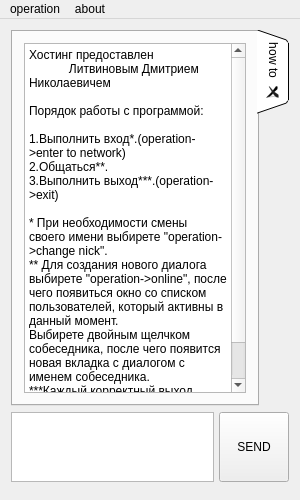
<?xml version="1.0" encoding="UTF-8"?>
<ui version="4.0">
 <class>MainWindow</class>
 <widget class="QMainWindow" name="MainWindow">
  <property name="geometry">
   <rect>
    <x>0</x>
    <y>0</y>
    <width>300</width>
    <height>500</height>
   </rect>
  </property>
  <property name="maximumSize">
   <size>
    <width>300</width>
    <height>500</height>
   </size>
  </property>
  <property name="windowTitle">
   <string>QuickMsg - &lt;Cnonim&gt;</string>
  </property>
  <widget class="QWidget" name="centralWidget">
   <layout class="QVBoxLayout" name="verticalLayout_2">
    <item>
     <widget class="QTabWidget" name="tabWidget">
      <property name="minimumSize">
       <size>
        <width>200</width>
        <height>350</height>
       </size>
      </property>
      <property name="focusPolicy">
       <enum>Qt::TabFocus</enum>
      </property>
      <property name="tabPosition">
       <enum>QTabWidget::East</enum>
      </property>
      <property name="tabShape">
       <enum>QTabWidget::Triangular</enum>
      </property>
      <property name="currentIndex">
       <number>0</number>
      </property>
      <property name="elideMode">
       <enum>Qt::ElideNone</enum>
      </property>
      <property name="usesScrollButtons">
       <bool>true</bool>
      </property>
      <property name="documentMode">
       <bool>false</bool>
      </property>
      <property name="tabsClosable">
       <bool>true</bool>
      </property>
      <property name="movable">
       <bool>false</bool>
      </property>
      <widget class="QWidget" name="tab">
       <attribute name="title">
        <string>how to</string>
       </attribute>
       <layout class="QVBoxLayout" name="verticalLayout">
        <item>
         <widget class="QPlainTextEdit" name="plainTextEdit_2">
          <property name="readOnly">
           <bool>true</bool>
          </property>
          <property name="plainText">
           <string>Хостинг предоставлен 
            Литвиновым Дмитрием Николаевичем

Порядок работы с программой:

1.Выполнить вход*.(operation-&gt;enter to network)
2.Общаться**.
3.Выполнить выход***.(operation-&gt;exit)

* При необходимости смены своего имени выбирете &quot;operation-&gt;change nick&quot;.
** Для создания нового диалога выбирете &quot;operation-&gt;online&quot;, после чего появиться окно со списком пользователей, который активны в данный момент.
Выбирете двойным щелчком собеседника, после чего появится новая вкладка с диалогом с именем собеседника.
***Каждый корректный выход продлевает срок службы Вашего компьютера на одну неделю!!!</string>
          </property>
          <property name="textInteractionFlags">
           <set>Qt::NoTextInteraction</set>
          </property>
         </widget>
        </item>
       </layout>
      </widget>
     </widget>
    </item>
    <item>
     <layout class="QHBoxLayout" name="horizontalLayout">
      <property name="spacing">
       <number>5</number>
      </property>
      <property name="sizeConstraint">
       <enum>QLayout::SetNoConstraint</enum>
      </property>
      <item>
       <widget class="QTextEdit" name="textEdit">
        <property name="maximumSize">
         <size>
          <width>16777215</width>
          <height>70</height>
         </size>
        </property>
        <property name="sizeAdjustPolicy">
         <enum>QAbstractScrollArea::AdjustIgnored</enum>
        </property>
       </widget>
      </item>
      <item>
       <widget class="QPushButton" name="pushButton">
        <property name="minimumSize">
         <size>
          <width>70</width>
          <height>70</height>
         </size>
        </property>
        <property name="text">
         <string>SEND</string>
        </property>
       </widget>
      </item>
     </layout>
    </item>
    <item>
     <widget class="QPlainTextEdit" name="plainTextEdit">
      <property name="enabled">
       <bool>true</bool>
      </property>
      <property name="maximumSize">
       <size>
        <width>1</width>
        <height>1</height>
       </size>
      </property>
      <property name="readOnly">
       <bool>true</bool>
      </property>
     </widget>
    </item>
   </layout>
  </widget>
  <widget class="QMenuBar" name="menuBar">
   <property name="geometry">
    <rect>
     <x>0</x>
     <y>0</y>
     <width>300</width>
     <height>21</height>
    </rect>
   </property>
   <widget class="QMenu" name="menuOperation">
    <property name="title">
     <string>operation</string>
    </property>
    <addaction name="actionEnter"/>
    <addaction name="actionChange_nickname"/>
    <addaction name="actionOnline"/>
    <addaction name="separator"/>
    <addaction name="actionExit"/>
   </widget>
   <widget class="QMenu" name="menuAbout">
    <property name="title">
     <string>about</string>
    </property>
    <addaction name="actionAbout_program"/>
    <addaction name="actionAbout_authors"/>
   </widget>
   <addaction name="menuOperation"/>
   <addaction name="menuAbout"/>
  </widget>
  <action name="actionExit">
   <property name="text">
    <string>exit</string>
   </property>
  </action>
  <action name="actionChange_nickname">
   <property name="text">
    <string>change nickname</string>
   </property>
  </action>
  <action name="actionOnline">
   <property name="text">
    <string>online</string>
   </property>
  </action>
  <action name="actionEnter">
   <property name="text">
    <string>enter to network</string>
   </property>
  </action>
  <action name="actionAbout_program">
   <property name="text">
    <string>about program</string>
   </property>
  </action>
  <action name="actionAbout_authors">
   <property name="text">
    <string>about authors</string>
   </property>
  </action>
 </widget>
 <layoutdefault spacing="6" margin="11"/>
 <resources/>
 <connections/>
</ui>
